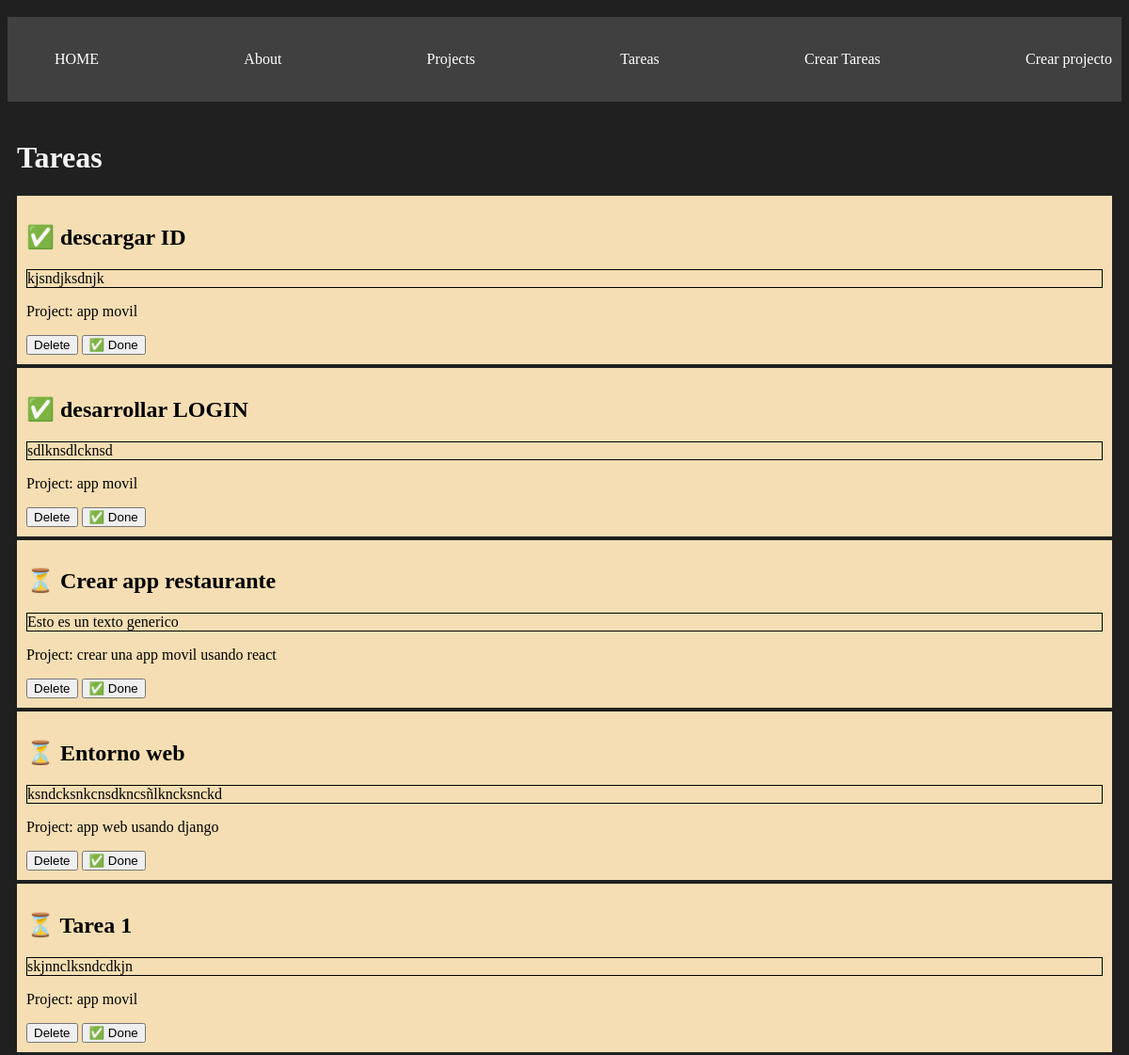
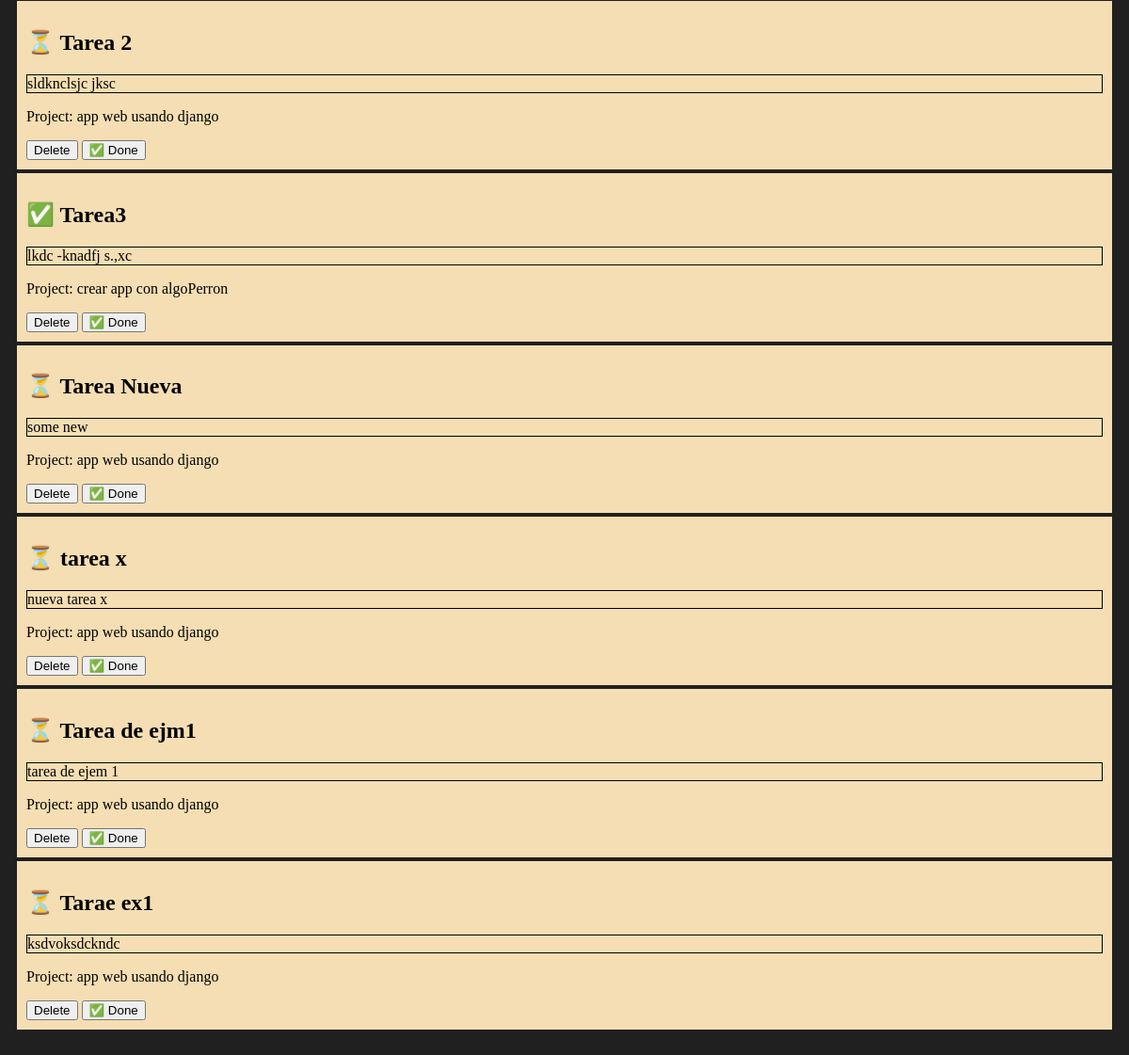
/tasks/, run on the app's committed database (2 pictures, top to bottom).
### myapp/models.py (models this page shows, shortened)
class Task(models.Model):
    title = models.CharField(max_length=200)
    description = models.TextField()
    project = models.ForeignKey(Project, on_delete=models.CASCADE)
    done = models.BooleanField(default=False)

class Project(models.Model):
    name = models.CharField(max_length=200)

### myapp/views.py (the view)
# urls.py: path('tasks/', views.tasks, name='tasks'),
def tasks(request):
    tasks = Task.objects.all()
    return render(request, "task/tasks.html", {"tasks": tasks})

### myapp/templates/task/tasks.html
{% extends 'layouts/base.html'%}
{% block content %}
<h1> Tareas </h1>
{% for task in tasks  %}
<div class="card">
    <h2>{% if task.done == False %} ⏳ {% else %} ✅ {% endif %}  {{task.title}}  </h2>
    <p class="box-border"> {{task.description}} </p>
    <p> Project:  {{task.project.name}} </p>
    <button>
        Delete
    </button>
    <button>
        ✅ Done
    </button>
</div>
{% endfor %}
{% endblock %}

### myapp/templates/layouts/base.html (shortened to what this page needs)
{% load static %}
<!DOCTYPE html>
<html lang="en">
    <head>
         <link rel="stylesheet" href="{% static 'styles/main.css' %}">
    </head>
    <body>
        <nav class="navbar container">
            <ul>
                <li>
                    <a href="/"> HOME </a>
                </li>
                <li>
                    <a href="{%url 'about'%}"> About </a>
                </li>
                <li>
                    <a href="{%url 'projects'%}"> Projects</a>
                </li>
                <li>
                    <a href="{%url 'tasks'%}"> Tareas</a>
                </li>
                <li>
                    <a href="{%url 'create_task'%}"> Crear Tareas</a>
                </li>
                <li>
                    <a href="{%url 'create_project'%}"> Crear projecto</a>
                </li>
            </ul>
        </nav>
        <main class="container">
        {% block content %}
        {% endblock %}
        </main>
    </body>
</html>

### myapp/static/styles/main.css (style rules this page uses)
body { background: #202020; color: whitesmoke; padding: 10px 0px; }
.navbar { background: #404040; padding: 10px 0; }
.navbar ul { display: flex; justify-content: space-between; }
.navbar ul li { list-style: none; }
.navbar ul li a { color: white; text-decoration: none; }
.container { max-width: 1200px; margin: auto; padding: 20px 10px; }
.card { background: wheat; color: black; padding: 10px; margin-bottom: 4px; }
.box-border { border-style: solid; border-width: 1px; }

### data on the page
Task: title "descargar ID", description "kjsndjksdnjk", project.name "app movil"
Task: title "desarrollar LOGIN", description "sdlknsdlcknsd", project.name "app movil"
Task: title "Crear app restaurante", description "Esto es un texto generico", project.name "crear una app movil usando react"
Task: title "Entorno web", description "ksndcksnkcnsdkncsñlkncksnckd", project.name "app web usando django"
Task: title "Tarea 1", description "skjnnclksndcdkjn", project.name "app movil"
Task: title "Tarea 2", description "sldknclsjc jksc", project.name "app web usando django"
Task: title "Tarea3", description "lkdc -knadfj s.,xc", project.name "crear app con algoPerron"
Task: title "Tarea Nueva", description "some new", project.name "app web usando django"
Task: title "tarea x", description "nueva tarea x", project.name "app web usando django"
Task: title "Tarea de ejm1", description "tarea de ejem 1", project.name "app web usando django"
Task: title "Tarae ex1", description "ksdvoksdckndc", project.name "app web usando django"
